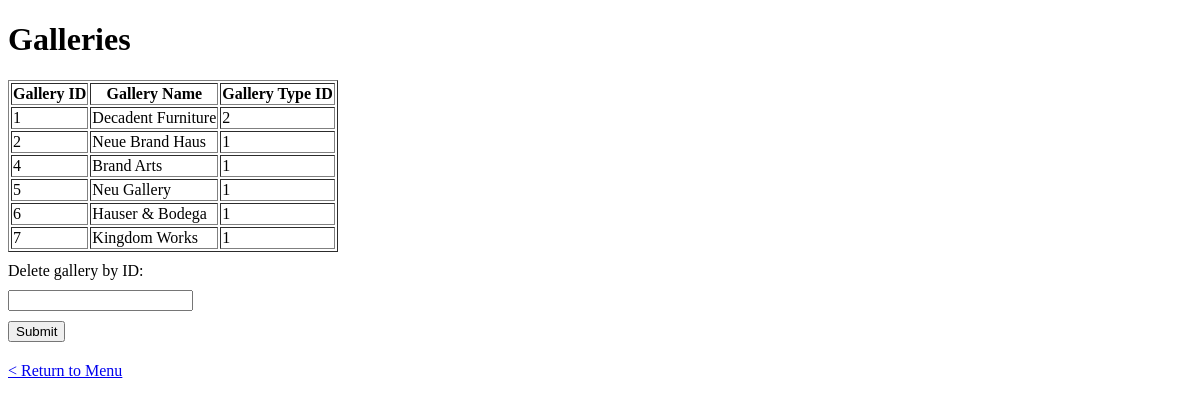
The app's page /viewgal with its own data.
### tables this page shows
CREATE TABLE galleryTable (
galleryID INTEGER PRIMARY KEY,
galleryName TEXT NOT NULL,
galleryTypeID INTEGER NOT NULL,
FOREIGN KEY (galleryTypeID)
REFERENCES galleryTypeTable (galleryTypeID)
);

### app.py (the view, shortened to what this page needs)
@app.route('/viewgal', methods=['GET', 'POST'])
def viewgal():
    conn = sqlite3.connect('database.db')
    cursor = conn.cursor()
    cursor.execute('SELECT * FROM galleryTable')
    rows = cursor.fetchall()
    conn.close()
    return render_template('viewgal.html', galleries=rows)

### templates/viewgal.html (shortened to what this page needs)
{% extends 'base.html' %}
{% block main %}
<h1>Galleries</h1>
    <table border="1">
        <tr>
            <th>Gallery ID</th>
            <th>Gallery Name</th>
            <th>Gallery Type ID</th>
        </tr>
        {% for gallery in galleries %}
            <tr>
                <td>{{ gallery[0] }}</td>
                <td>{{ gallery[1] }}</td>
                <td>{{ gallery[2] }}</td>
            </tr>
        {% endfor %}
    </table>
    <form id="myForm">
        <label for="input1">Delete gallery by ID:</label>
        <input type="text" id="input1" name="input1">
        <button type="submit">Submit</button>
    </form>
    <p><a href="/">< Return to Menu</a></p>
{% endblock %}

### records on screen
galleryTable: galleryID "1", galleryName "Decadent Furniture", galleryTypeID "2"
galleryTable: galleryID "2", galleryName "Neue Brand Haus", galleryTypeID "1"
galleryTable: galleryID "4", galleryName "Brand Arts", galleryTypeID "1"
galleryTable: galleryID "5", galleryName "Neu Gallery", galleryTypeID "1"
galleryTable: galleryID "6", galleryName "Hauser & Bodega", galleryTypeID "1"
galleryTable: galleryID "7", galleryName "Kingdom Works", galleryTypeID "1"
